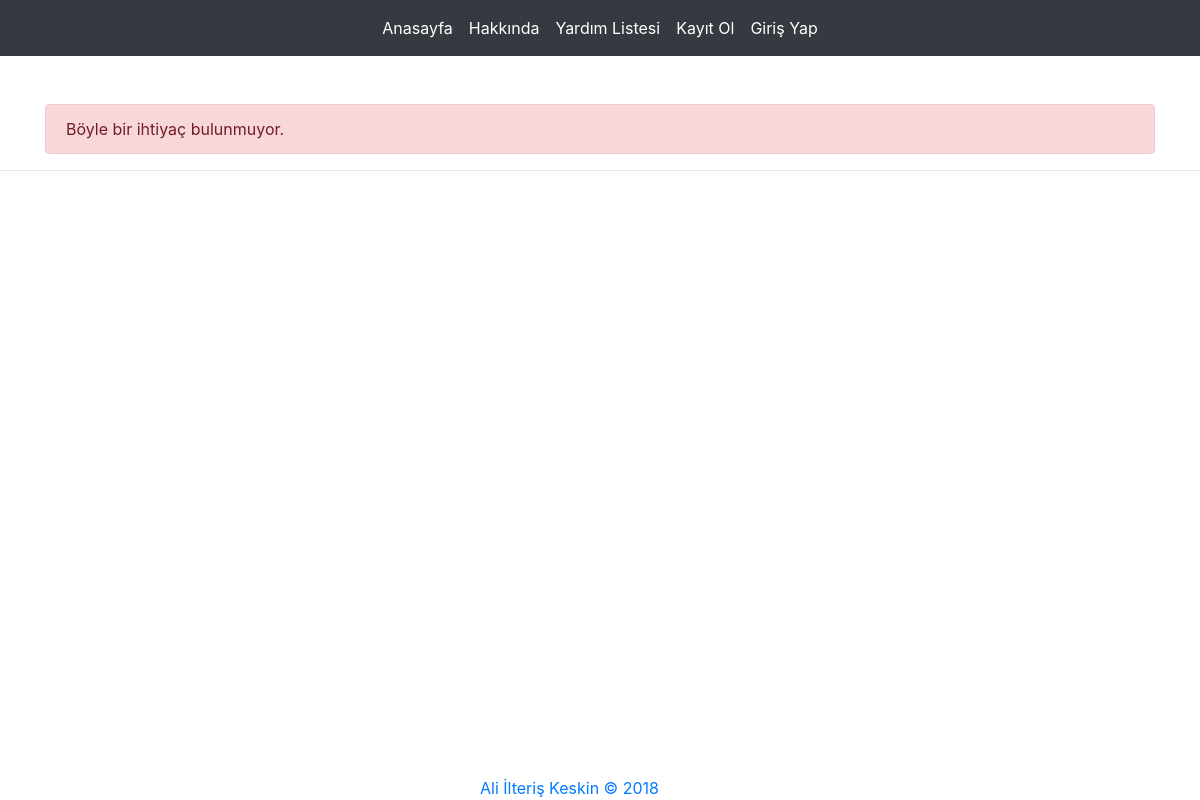
/need/1, run on an earlier commit of the app's database.
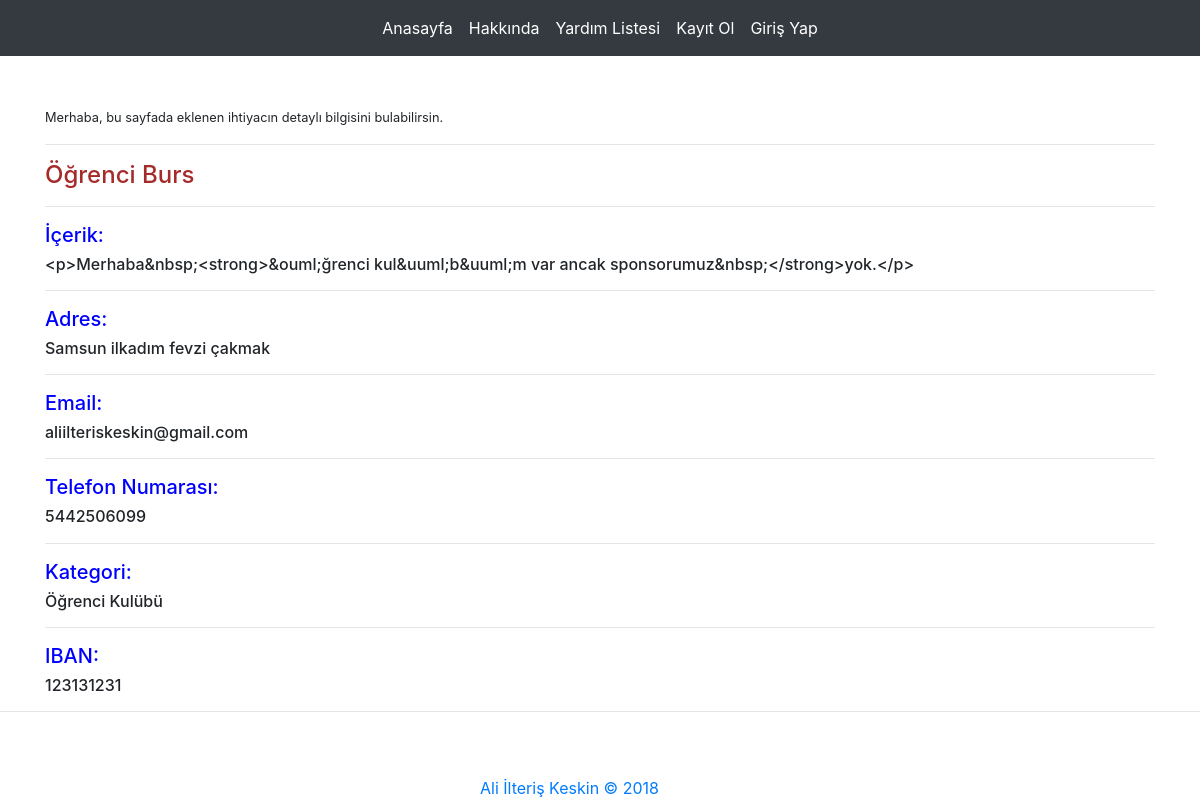
And on a later commit of the database.
### app.py (models this page shows)
class Need(db.Model):
    id = db.Column(db.Integer, primary_key=True)
    title = db.Column(db.String(100))
    content = db.Column(db.String(1000))
    address = db.Column(db.String(1000))
    email = db.Column(db.String(45))
    phone = db.Column(db.Integer)
    category = db.Column(db.String(40))
    iban = db.Column(db.String(50))
    created_date = db.Column(db.DateTime, nullable=False, default=datetime.utcnow)

### app.py (the view)
@app.route('/need/<string:id>')
def need(id):
    need = Need.query.filter_by(id = id).first()
    return render_template('need.html', need = need)

### templates/need.html
{% extends "base.html" %}
{% block body %}
{% if need %}
<small>
    Merhaba, bu sayfada eklenen ihtiyacın detaylı bilgisini bulabilirsin.
</small>
<hr>
<h4 style="color:brown">{{ need.title }}</h4>
<hr>
<h5 style="color:blue">İçerik: <br>
    <h6>{{ need.content }}</h6>
</h5>
<hr>
<h5 style="color:blue">Adres: <br>
<h6>{{ need.address }}</h6>
</h5>
<hr>
<h5 style="color:blue">Email: <br>
<h6>{{ need.email }}</h6>
</h5>
<hr>
<h5 style="color:blue">Telefon Numarası: <br>
<h6>{{ need.phone }}</h6>
</h5>
<hr>
<h5 style="color:blue">Kategori: <br>
<h6>{{ need.category }}</h6>
</h5>
<hr>
<h5 style="color:blue">IBAN: <br>
<h6>{{ need.iban }}</h6>
</h5>
{% else %}
    <div class="alert alert-danger">
        Böyle bir ihtiyaç bulunmuyor.
    </div>
{% endif %}
{% endblock body %}

### templates/base.html (shortened to what this page needs)
<!DOCTYPE html>
<html lang="en">
<head>
    <link rel="stylesheet" href="https://maxcdn.bootstrapcdn.com/bootstrap/4.0.0/css/bootstrap.min.css">
</head>
<body>
    {% include "includes/navbar.html" %}
    <br><br>
    <div class="container">
        {% block body %}
        {% endblock body %}
    </div>
    <hr>
    <footer style="position:fixed; bottom:0%; left:40%">
        <a href="https://ilteriskesk.github.io">Ali İlteriş Keskin &copy; 2018</a>
    </footer>
</body>
</html>

### templates/includes/navbar.html (shortened to what this page needs)
      <nav class="navbar navbar-expand-lg navbar-dark bg-dark">
        <div class="collapse navbar-collapse justify-content-md-center" id="navbarsExample08">
          <ul class="navbar-nav">
            <li class="nav-item active">
              <a class="nav-link" href="/">Anasayfa</a>
            </li>
            <li class="nav-item active">
              <a class="nav-link" href="/about">Hakkında</a>
            </li>
            <li class="nav-item active">
              <a class="nav-link" href="/needs">Yardım Listesi</a>
            </li>
            {% if session['logged_in'] %}
              <li class="nav-item active">
                <a class="nav-link" href="/dashboard">Kontrol Paneli</a>
              </li>
              <li class="nav-item active">
                  <a class="nav-link" href="/logout">Çıkış</a>
              </li>
            {% else %}
              <li class="nav-item active">
                <a class="nav-link" href="/register">Kayıt Ol</a>
              </li>
              <li class="nav-item active">
                  <a class="nav-link" href="/login">Giriş Yap</a>
              </li>
            {% endif %}
          </ul>
        </div>
      </nav>

What changed in the data, as far as the page shows it:
added Need: title "Öğrenci Burs", content "<p>Merhaba&nbsp;<strong>&ouml;ğrenci kul&uuml;b&uuml;m var ancak sponsorumuz&nbsp;</strong>yok.</p>", address "Samsun ilkadım fevzi çakmak", email "aliilteriskeskin@gmail.com", phone "5442506099", category "Öğrenci Kulübü", iban "123131231"
Also different on the page:
text no longer shown: "Böyle bir ihtiyaç bulunmuyor."
text now shown: "Merhaba, bu sayfada eklenen ihtiyacın detaylı bilgisini bulabilirsin. İçerik: Adres: Email: Telefon Numarası: Kategori: IBAN:"
